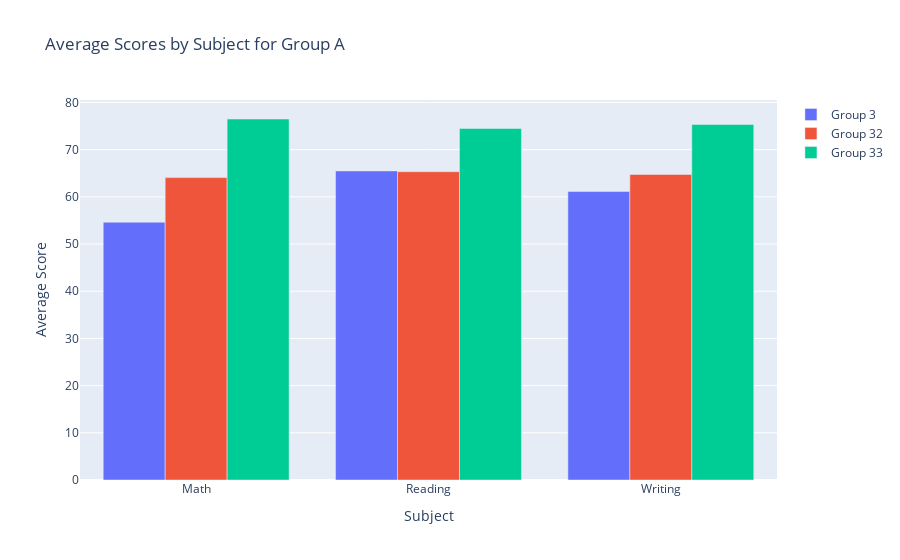

Here is the notebook cell this chart was saved with:
### Markdown cell above
//////////////////////////////////////////////////////////////////////////

### Code cell
subjects = ['Math', 'Reading', 'Writing']
group3_scores = [fil_g3_math_avg, fil_g3_read_avg, fil_g3_write_avg]
group32_scores = [fil_g32_math_avg, fil_g32_read_avg, fil_g32_write_avg]
group33_scores = [fil_g33_math_avg, fil_g33_read_avg, fil_g33_write_avg]

# Plotly grouped bar chart with just one group for now
fig = go.Figure(data=[
    go.Bar(name='Group 3', x=subjects, y=group3_scores),
    go.Bar(name='Group 32', x=subjects, y=group32_scores),
    go.Bar(name='Group 33', x=subjects, y=group33_scores)
])

# Customize layout
fig.update_layout(
    title='Average Scores by Subject for Group A',
    xaxis_title='Subject',
    yaxis_title='Average Score',
    barmode='group'
)

fig.show()

### Figure 1 — Plotly figure (JSON) as saved in the notebook; plotly's stock layout.template omitted (floating-point values rounded to 4 significant figures)
{"data": [{"name": "Group 3", "type": "bar", "x": ["Math", "Reading", "Writing"], "y": [54.62, 65.5, 61.12]}, {"name": "Group 32", "type": "bar", "x": ["Math", "Reading", "Writing"], "y": [64.08, 65.33, 64.75]}, {"name": "Group 33", "type": "bar", "x": ["Math", "Reading", "Writing"], "y": [76.5, 74.5, 75.33]}], "layout": {"barmode": "group", "title": {"text": "Average Scores by Subject for Group A"}, "xaxis": {"title": {"text": "Subject"}}, "yaxis": {"title": {"text": "Average Score"}}}}
